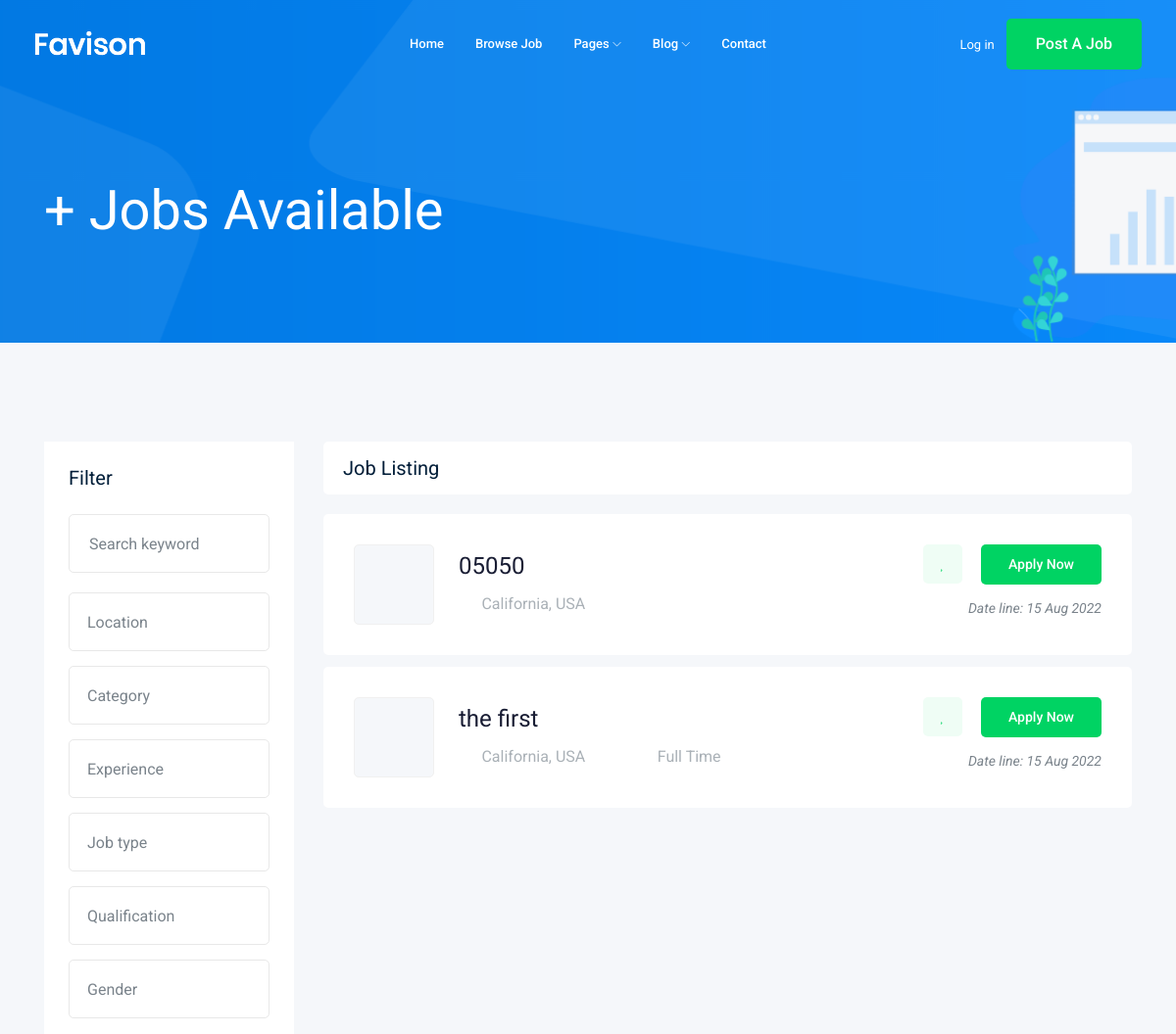
The app's page /jobs/ (upper part), older data.
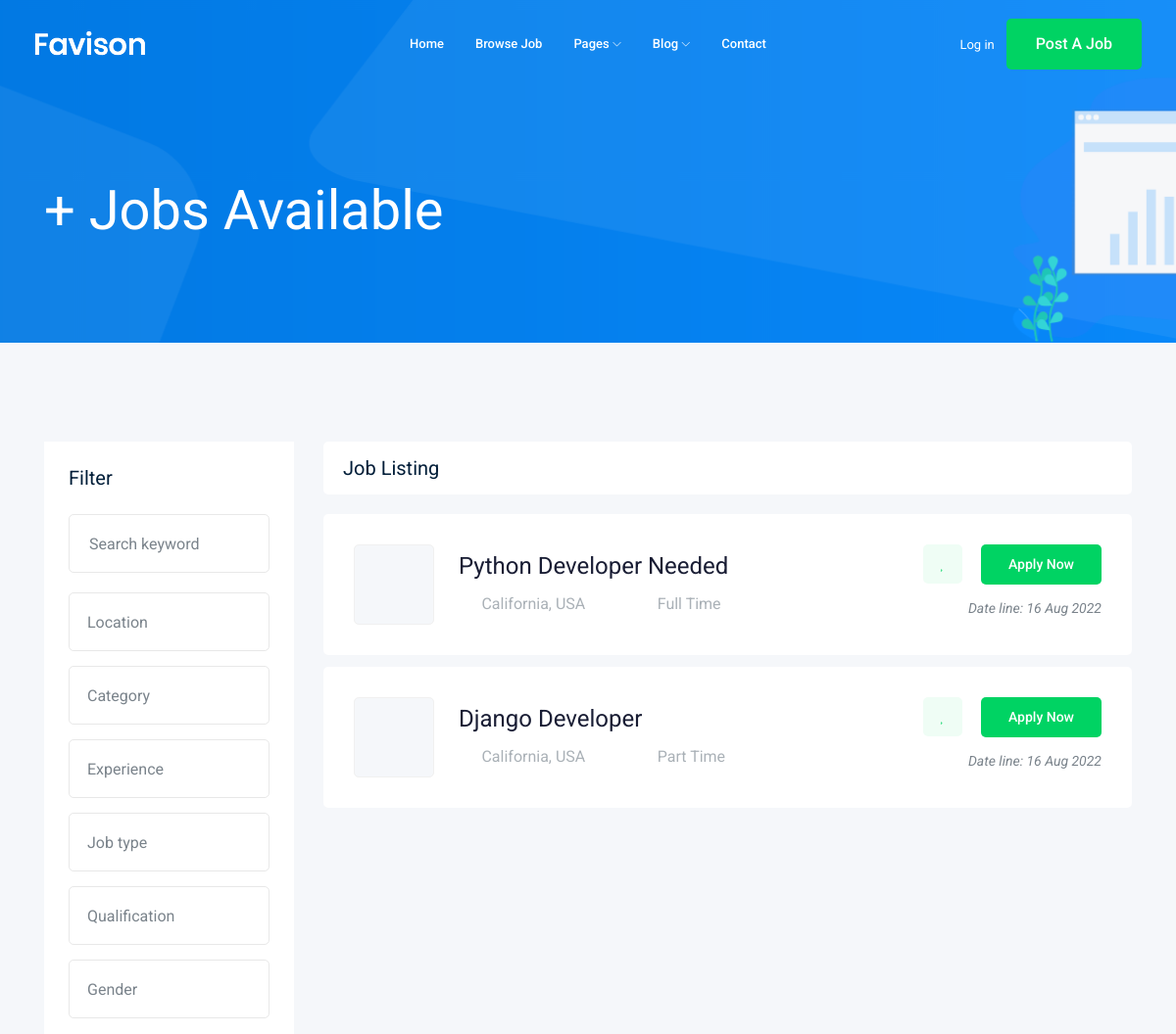
The same page, newer data.
### job/models.py (models this page shows, shortened)
class Job(models.Model):
    owner = models.ForeignKey(
        User, related_name='job_owner', on_delete=models.CASCADE)
    title = models.CharField(max_length=100)
    job_type = models.CharField(max_length=15, choices=JOB_TYPE)
    description = models.TextField(max_length=1000)
    published_at = models.DateTimeField(auto_now=True)
    vacancy = models.IntegerField(default=1)
    salary = models.IntegerField(default=0)
    experience = models.IntegerField(default=1)
    category = models.ForeignKey('Category', on_delete=models.CASCADE)
    image = models.ImageField(upload_to=image_upload)
    slug = models.SlugField(null=True, blank=True)
    def __str__(self):
        return self.title

### job/views.py (the view)
# urls.py: path('', views.job_list, name='job_list'),
def job_list(request):
    job_list = Job.objects.all()
    paginator = Paginator(job_list, 3)  # Show 25 contacts per page.
    page_number = request.GET.get('page')
    page_obj = paginator.get_page(page_number)
    context = {'jobs': page_obj}
    return render(request, 'job/job_list.html', context)

### job/templates/job/job_list.html (shortened to what this page needs)
{% extends "base.html" %} {% block body %}
<div class="bradcam_area bradcam_bg_1">
  <div class="container">
    <div class="row">
      <div class="col-xl-12">
        <div class="bradcam_text">
          <h3>{{jobs.count}}+ Jobs Available</h3>
        </div>
      </div>
    </div>
  </div>
</div>
<div class="job_listing_area plus_padding">
  <div class="container">
    <div class="row">
      <div class="col-lg-3">
        <div class="job_filter white-bg">
          <div class="form_inner white-bg">
            <h3>Filter</h3>
            <form action="#">
              <div class="row">
                <div class="col-lg-12">
                  <div class="single_field">
                    <input type="text" placeholder="Search keyword" />
                  </div>
                </div>
                <div class="col-lg-12">
                </div>
                <div class="col-lg-12">
                </div>
                <div class="col-lg-12">
                </div>
                <div class="col-lg-12">
                </div>
                <div class="col-lg-12">
                </div>
                <div class="col-lg-12">
                </div>
              </div>
            </form>
          </div>
        </div>
      </div>
      <div class="col-lg-9">
        <div class="recent_joblist_wrap">
          <div class="recent_joblist white-bg">
            <div class="row align-items-center">
              <div class="col-md-6">
                <h4>Job Listing</h4>
              </div>
              <div class="col-md-6"></div>
            </div>
          </div>
        </div>
        <div class="job_lists m-0">
          <div class="row">
            {% for job in jobs %}
            <div class="col-lg-12 col-md-12">
              <div class="single_jobs white-bg d-flex justify-content-between">
                <div class="jobs_left d-flex align-items-center">
                  <div class="thumb">
                  </div>
                  <div class="jobs_conetent">
                    <a href="{% url 'jobs:job_detail' job.slug %}"
                      ><h4>{{job}}</h4></a
                    >
                    <div class="links_locat d-flex align-items-center">
                      <div class="location">
                        <p><i class="fa fa-map-marker"></i> California, USA</p>
                      </div>
                      <div class="location">
                        <p><i class="fa fa-clock-o"></i> {{job.job_type}}</p>
                      </div>
                    </div>
                  </div>
                </div>
                <div class="jobs_right">
                  <div class="apply_now">
                    <a class="heart_mark" href="#">
                      <i class="fa fa-heart"></i>
                    </a>
                    <a
                      href="{% url 'jobs:job_detail' job.slug %}"
                      class="boxed-btn3"
                      >Apply Now</a
                    >
                  </div>
                  <div class="date">
                    <p>Date line: {{job.published_at|date:'d M o'}}</p>
                  </div>
                </div>
              </div>
            </div>
            {% endfor %}
          </div>
        </div>
      </div>
    </div>
  </div>
</div>
{% endblock body %}

### templates/base.html (shortened to what this page needs)
{% load static %}
<!DOCTYPE html>
<html class="no-js" lang="zxx">
  <head>
    <link rel="stylesheet" href="{% static 'css/bootstrap.min.css' %}" />
    <link rel="stylesheet" href="{% static 'css/owl.carousel.min.css' %}" />
    <link rel="stylesheet" href="{% static 'css/magnific-popup.css' %}" />
    <link rel="stylesheet" href="{% static 'css/font-awesome.min.css' %}" />
    <link rel="stylesheet" href="{% static 'css/themify-icons.css' %}" />
    <link rel="stylesheet" href="{% static 'css/nice-select.css' %}" />
    <link rel="stylesheet" href="{% static 'css/flaticon.css' %}" />
    <link rel="stylesheet" href="{% static 'css/jquery-ui.css' %}" />
    <link rel="stylesheet" href="{% static 'css/gijgo.css' %}" />
    <link rel="stylesheet" href="{% static 'css/animate.min.css' %}" />
    <link rel="stylesheet" href="{% static 'css/slicknav.css' %}" />
    <link rel="stylesheet" href="{% static 'css/style.css' %}" />
  </head>
  <body>
    <header>
      <div class="header-area">
        <div id="sticky-header" class="main-header-area">
          <div class="container-fluid">
            <div class="header_bottom_border">
              <div class="row align-items-center">
                <div class="col-xl-3 col-lg-2">
                  <div class="logo">
                    <a href="index.html">
                      <img src="img/logo.png" alt="" />
                    </a>
                  </div>
                </div>
                <div class="col-xl-6 col-lg-7">
                  <div class="main-menu d-none d-lg-block">
                    <nav>
                      <ul id="navigation">
                        <li><a href="index.html">home</a></li>
                        <li><a href="jobs.html">Browse Job</a></li>
                        <li>
                          <a href="#">pages <i class="ti-angle-down"></i></a>
                        </li>
                        <li>
                          <a href="#">blog <i class="ti-angle-down"></i></a>
                        </li>
                        <li><a href="contact.html">Contact</a></li>
                      </ul>
                    </nav>
                  </div>
                </div>
                <div class="col-xl-3 col-lg-3 d-none d-lg-block">
                  <div class="Appointment">
                    <div class="phone_num d-none d-xl-block">
                      <a href="#">Log in</a>
                    </div>
                    <div class="d-none d-lg-block">
                      <a class="boxed-btn3" href="#">Post a Job</a>
                    </div>
                  </div>
                </div>
                <div class="col-12">
                </div>
              </div>
            </div>
          </div>
        </div>
      </div>
    </header>
    {% block body %} {% endblock body %}
  </body>
</html>

Row changes from the older to the newer data that the page shows:
removed Job: title "05050", published_at "15 Aug 2022"
added Job: title "Python Developer Needed", job_type "Full Time", published_at "16 Aug 2022"
changed Job: title "the first" → "Django Developer"; job_type "Full Time" → "Part Time"; published_at "15 Aug 2022" → "16 Aug 2022"
